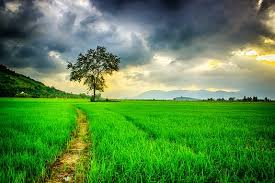
#> input picture paddy.jpeg, 275 x 183 px
$ jupyter execute color_clustering.ipynb   (Python 2 division)
#> lines starting #> are read from the running program, lines starting #| are printed output that depends on the picture
[cell 1]
# import packages

from sklearn.cluster import KMeans
import matplotlib.pyplot as plt
import argparse
import cv2

[cell 2]
# read image

# image = cv2.imread('jp.png')
image = cv2.imread('paddy.jpeg')
#> image is the input picture: shape (183, 275, 3); mean B, G, R 72.6, 136.8, 87.3
print image.shape
#| (183, 275, 3)
image = cv2.cvtColor(image,cv2.COLOR_BGR2RGB)
# image = cv2.cvtColor(image,cv2.COLOR_RGB2GRAY)
# type(image)
print image.shape
#| (183, 275, 3)

[cell 3]
#show image

plt.figure()
plt.axis('off')
plt.imshow(image)

[cell 4]
#convert image to pixel vector
image = image.reshape((image.shape[0]*image.shape[1],3))
image[:10]
#> Out = [[27, 34, 50], [18, 25, 41], [23, 29, 45], [42, 48, 62], [54, 60, 74], [50, 56, 68], [48, 50, 62], [50, 53, 62], [49, 49, 59], [50, 51, 56]]

[cell 5]
# cluster the pixel intensities

clt = KMeans(n_clusters=5)
clt.fit(image)

[cell 6]
import numpy as np

[cell 7]
def histogram(clt):

    # create histogram based on different clusters and
    # number of pixels assigned to each cluster

    numLabels = np.arange(0,len(np.unique(clt.labels_))+1)
    (hist,_) = np.histogram(clt.labels_, bins=numLabels)

    # normalize the histogram, such that it sums to one
    hist  = hist.astype('float')
    hist  /= hist.sum()

    return hist

[cell 8]
def plot_hist(hist, centroids):

    bar = np.zeros((50,300, 3), dtype= 'uint8')
    startX = 0

    for (percent, color) in zip(hist, centroids):
        endX = startX + (percent * 300)
        cv2.rectangle(bar,
                      (int(startX), 0),
                      (int(endX), 50),
                      color.astype("uint8").tolist(), -1)
        startX = endX
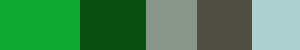
#> bar: shape (50, 300, 3); mean of channels 0, 1, 2 86.7, 136.2, 71.7; drawn as B, G, R
    return bar


$ run again, with nature.jpeg copied over paddy.jpeg
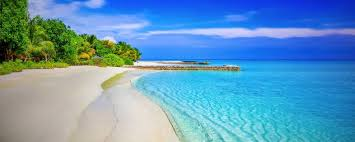
#> input picture nature.jpeg, 355 x 142 px
#> image is the input picture: shape (142, 355, 3); mean B, G, R 188.1, 152.7, 97.9
#| (142, 355, 3)
#| (142, 355, 3)
#> Out = [[45, 74, 20], [39, 67, 18], [30, 58, 17], [17, 47, 11], [30, 59, 28], [40, 71, 37], [39, 75, 31], [63, 100, 46], [21, 60, 0], [18, 59, 0]]
#> after the loop in plot_hist, `for (percent, color) in zip(hist, centroids):`:
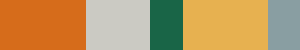
#> bar: shape (50, 300, 3); mean of channels 0, 1, 2 97.1, 152.2, 187.5; drawn as B, G, R
